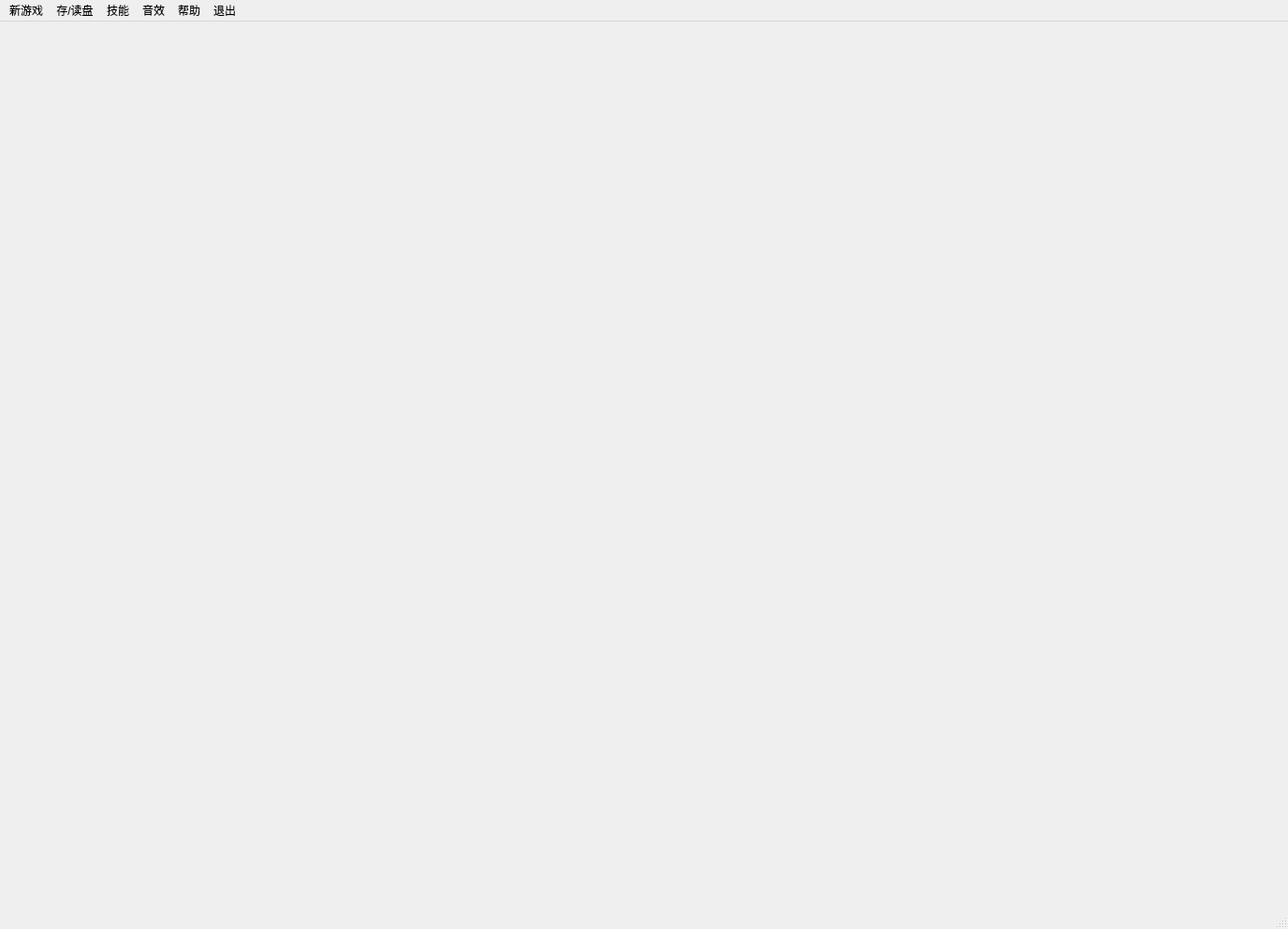
<?xml version="1.0" encoding="UTF-8"?>
<ui version="4.0">
 <class>MainWindow</class>
 <widget class="QMainWindow" name="MainWindow">
  <property name="geometry">
   <rect>
    <x>0</x>
    <y>0</y>
    <width>1376</width>
    <height>992</height>
   </rect>
  </property>
  <property name="mouseTracking">
   <bool>true</bool>
  </property>
  <property name="windowTitle">
   <string>MainWindow</string>
  </property>
  <widget class="QWidget" name="centralwidget">
   <property name="mouseTracking">
    <bool>true</bool>
   </property>
  </widget>
  <widget class="QStatusBar" name="statusbar"/>
  <widget class="QMenuBar" name="menuBar">
   <property name="geometry">
    <rect>
     <x>0</x>
     <y>0</y>
     <width>1376</width>
     <height>29</height>
    </rect>
   </property>
   <widget class="QMenu" name="menu">
    <property name="title">
     <string>新游戏</string>
    </property>
    <addaction name="actionPVP"/>
    <addaction name="actionPVE"/>
   </widget>
   <widget class="QMenu" name="menu_2">
    <property name="title">
     <string>存/读盘</string>
    </property>
    <addaction name="actionSave"/>
    <addaction name="actionrestore_last_saved_board"/>
   </widget>
   <widget class="QMenu" name="menu_3">
    <property name="title">
     <string>退出</string>
    </property>
    <addaction name="actionQuit"/>
   </widget>
   <widget class="QMenu" name="menu_4">
    <property name="title">
     <string>帮助</string>
    </property>
    <addaction name="actionShowGameRules"/>
    <addaction name="actionShowGameInfo"/>
   </widget>
   <widget class="QMenu" name="menu_5">
    <property name="title">
     <string>技能</string>
    </property>
    <addaction name="actionShowLosingPoints"/>
    <addaction name="actionRetract"/>
   </widget>
   <widget class="QMenu" name="menu_6">
    <property name="title">
     <string>音效</string>
    </property>
    <addaction name="actionPlaceChessMusic"/>
   </widget>
   <addaction name="menu"/>
   <addaction name="menu_2"/>
   <addaction name="menu_5"/>
   <addaction name="menu_6"/>
   <addaction name="menu_4"/>
   <addaction name="menu_3"/>
  </widget>
  <action name="actionPVP">
   <property name="text">
    <string>PVP</string>
   </property>
   <property name="shortcut">
    <string>Ctrl+P</string>
   </property>
  </action>
  <action name="actionPVE">
   <property name="text">
    <string>PVE</string>
   </property>
   <property name="shortcut">
    <string>Ctrl+E</string>
   </property>
  </action>
  <action name="actionSave">
   <property name="text">
    <string>保存当前状态</string>
   </property>
   <property name="toolTip">
    <string>保存当前状态</string>
   </property>
   <property name="shortcut">
    <string>Ctrl+S</string>
   </property>
  </action>
  <action name="actionrestore_last_saved_board">
   <property name="text">
    <string>恢复上次状态</string>
   </property>
   <property name="toolTip">
    <string>恢复上次状态</string>
   </property>
   <property name="shortcut">
    <string>Ctrl+R</string>
   </property>
  </action>
  <action name="actionQuit">
   <property name="text">
    <string>退出游戏</string>
   </property>
   <property name="toolTip">
    <string>退出游戏</string>
   </property>
   <property name="shortcut">
    <string>Ctrl+Q</string>
   </property>
  </action>
  <action name="actionShowGameRules">
   <property name="text">
    <string>不围棋规则</string>
   </property>
   <property name="toolTip">
    <string>不围棋规则</string>
   </property>
   <property name="shortcut">
    <string>Ctrl+W</string>
   </property>
  </action>
  <action name="actionRetract">
   <property name="text">
    <string>悔棋</string>
   </property>
   <property name="toolTip">
    <string>悔棋</string>
   </property>
   <property name="shortcut">
    <string>Ctrl+Z</string>
   </property>
  </action>
  <action name="actionShowLosingPoints">
   <property name="checkable">
    <bool>true</bool>
   </property>
   <property name="text">
    <string>显示禁手</string>
   </property>
   <property name="toolTip">
    <string>显示禁手</string>
   </property>
   <property name="shortcut">
    <string>Ctrl+F</string>
   </property>
  </action>
  <action name="actionShowGameInfo">
   <property name="text">
    <string>操作说明</string>
   </property>
   <property name="toolTip">
    <string>操作说明</string>
   </property>
   <property name="shortcut">
    <string>Ctrl+H</string>
   </property>
  </action>
  <action name="actionPlaceChessMusic">
   <property name="checkable">
    <bool>true</bool>
   </property>
   <property name="text">
    <string>落子提示音</string>
   </property>
   <property name="toolTip">
    <string>落子提示音</string>
   </property>
   <property name="shortcut">
    <string>Ctrl+M</string>
   </property>
  </action>
 </widget>
 <resources/>
 <connections>
  <connection>
   <sender>actionQuit</sender>
   <signal>triggered()</signal>
   <receiver>MainWindow</receiver>
   <slot>close()</slot>
   <hints>
    <hint type="sourcelabel">
     <x>-1</x>
     <y>-1</y>
    </hint>
    <hint type="destinationlabel">
     <x>687</x>
     <y>495</y>
    </hint>
   </hints>
  </connection>
 </connections>
</ui>
